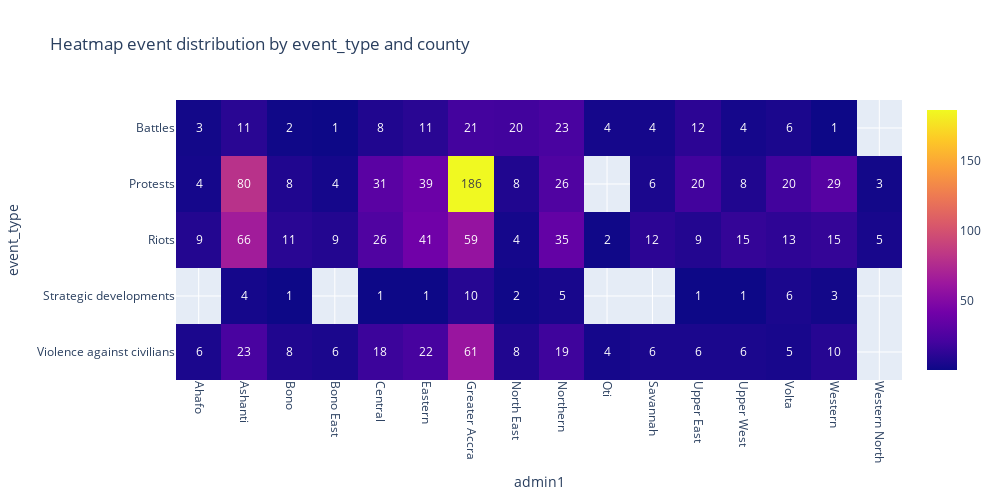

The notebook cell saved with this chart:
### Code cell
fig = px.imshow(county_event_count, 
                text_auto=True,
                width=1000,
                height=500,
               aspect="auto",
               title="Heatmap event distribution by event_type and county")
fig.update_layout(xaxis_tickangle=90,)
fig.show()

### Figure 1 — Plotly figure (JSON) as saved in the notebook; plotly's stock layout.template omitted (floating-point values rounded to 4 significant figures)
{"data": [{"coloraxis": "coloraxis", "hovertemplate": "admin1: %{x}<br>event_type: %{y}<br>color: %{z}<extra></extra>", "name": "0", "texttemplate": "%{z}", "type": "heatmap", "x": ["Ahafo", "Ashanti", "Bono", "Bono East", "Central", "Eastern", "Greater Accra", "North East", "Northern", "Oti", "Savannah", "Upper East", "Upper West", "Volta", "Western", "Western North"], "xaxis": "x", "y": ["Battles", "Protests", "Riots", "Strategic developments", "Violence against civilians"], "yaxis": "y", "z": [[3, 11, 2, 1, 8, 11, 21, 20, 23, 4, 4, 12, 4, 6, 1, null], [4, 80, 8, 4, 31, 39, 186, 8, 26, null, 6, 20, 8, 20, 29, 3], [9, 66, 11, 9, 26, 41, 59, 4, 35, 2, 12, 9, 15, 13, 15, 5], [null, 4, 1, null, 1, 1, 10, 2, 5, null, null, 1, 1, 6, 3, null], [6, 23, 8, 6, 18, 22, 61, 8, 19, 4, 6, 6, 6, 5, 10, null]]}], "layout": {"coloraxis": {"colorscale": [[0, "#0d0887"], [0.1111, "#46039f"], [0.2222, "#7201a8"], [0.3333, "#9c179e"], [0.4444, "#bd3786"], [0.5556, "#d8576b"], [0.6667, "#ed7953"], [0.7778, "#fb9f3a"], [0.8889, "#fdca26"], [1, "#f0f921"]]}, "height": 500, "title": {"text": "Heatmap event distribution by event_type and county"}, "width": 1000, "xaxis": {"anchor": "y", "autorange": true, "domain": [0, 1], "range": [-0.5, 15.5], "tickangle": 90, "title": {"text": "admin1"}, "type": "category"}, "yaxis": {"anchor": "x", "autorange": true, "domain": [0, 1], "range": [4.5, -0.5], "title": {"text": "event_type"}, "type": "category"}}}
